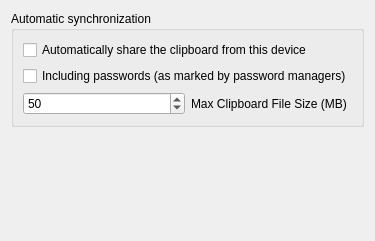
<?xml version="1.0" encoding="UTF-8"?>
<ui version="4.0">
 <class>ClipboardConfigUi</class>
 <widget class="QWidget" name="ClipboardConfigUi">
  <property name="windowModality">
   <enum>Qt::WindowModal</enum>
  </property>
  <property name="geometry">
   <rect>
    <x>0</x>
    <y>0</y>
    <width>368</width>
    <height>241</height>
   </rect>
  </property>
  <property name="windowTitle">
   <string>Clipboard plugin</string>
  </property>
  <layout class="QVBoxLayout" name="verticalLayout_1">
   <property name="spacing">
    <number>20</number>
   </property>
   <item>
    <widget class="QGroupBox" name="groupBox_1">
     <property name="sizePolicy">
      <sizepolicy hsizetype="Preferred" vsizetype="Fixed">
       <horstretch>0</horstretch>
       <verstretch>0</verstretch>
      </sizepolicy>
     </property>
     <property name="title">
      <string>Automatic synchronization</string>
     </property>
     <layout class="QVBoxLayout" name="verticalLayout_2">
      <item>
       <widget class="QCheckBox" name="check_autoshare">
        <property name="text">
         <string>Automatically share the clipboard from this device</string>
        </property>
       </widget>
      </item>
      <item>
       <widget class="QCheckBox" name="check_password">
        <property name="text">
         <string>Including passwords (as marked by password managers)</string>
        </property>
       </widget>
      </item>
      <item>
       <layout class="QHBoxLayout" name="horizontalLayout_clipboard_size">
        <item>
         <widget class="QSpinBox" name="spinBox_max_clipboard_size">
          <property name="minimum">
           <number>0</number>
          </property>
          <property name="maximum">
           <number>1000000</number>
          </property>
          <property name="value">
           <number>50</number>
          </property>
         </widget>
        </item>
        <item>
         <widget class="QLabel" name="label_max_clipboard_size">
          <property name="text">
           <string>Max Clipboard File Size (MB)</string>
          </property>
         </widget>
        </item>
       </layout>
      </item>
     </layout>
    </widget>
   </item>
   <item>
    <spacer name="verticalSpacer">
     <property name="orientation">
      <enum>Qt::Vertical</enum>
     </property>
     <property name="sizeHint" stdset="0">
      <size>
       <width>20</width>
       <height>40</height>
      </size>
     </property>
    </spacer>
   </item>
  </layout>
 </widget>
 <resources />
 <connections />
</ui>
